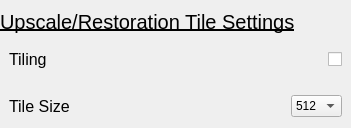
                                <widget class="QWidget" name="upscaleContainer" native="true">
                                 <property name="sizePolicy">
                                  <sizepolicy hsizetype="Preferred" vsizetype="Expanding">
                                   <horstretch>0</horstretch>
                                   <verstretch>0</verstretch>
                                  </sizepolicy>
                                 </property>
                                 <property name="minimumSize">
                                  <size>
                                   <width>351</width>
                                   <height>128</height>
                                  </size>
                                 </property>
                                 <layout class="QVBoxLayout" name="verticalLayout_16">
                                  <property name="spacing">
                                   <number>0</number>
                                  </property>
                                  <property name="leftMargin">
                                   <number>0</number>
                                  </property>
                                  <property name="topMargin">
                                   <number>0</number>
                                  </property>
                                  <property name="rightMargin">
                                   <number>0</number>
                                  </property>
                                  <property name="bottomMargin">
                                   <number>0</number>
                                  </property>
                                  <item>
                                   <widget class="QLabel" name="label_40">
                                    <property name="font">
                                     <font>
                                      <pointsize>15</pointsize>
                                      <underline>true</underline>
                                     </font>
                                    </property>
                                    <property name="text">
                                     <string>Upscale/Restoration Tile Settings</string>
                                    </property>
                                   </widget>
                                  </item>
                                  <item>
                                   <widget class="QWidget" name="tilingContainer" native="true">
                                    <layout class="QHBoxLayout" name="horizontalLayout_16">
                                     <property name="spacing">
                                      <number>6</number>
                                     </property>
                                     <property name="leftMargin">
                                      <number>9</number>
                                     </property>
                                     <property name="topMargin">
                                      <number>0</number>
                                     </property>
                                     <property name="rightMargin">
                                      <number>9</number>
                                     </property>
                                     <property name="bottomMargin">
                                      <number>9</number>
                                     </property>
                                     <item>
                                      <widget class="QLabel" name="label_33">
                                       <property name="font">
                                        <font>
                                         <pointsize>12</pointsize>
                                        </font>
                                       </property>
                                       <property name="text">
                                        <string>Tiling</string>
                                       </property>
                                      </widget>
                                     </item>
                                     <item>
                                      <spacer name="horizontalSpacer_8">
                                       <property name="orientation">
                                        <enum>Qt::Orientation::Horizontal</enum>
                                       </property>
                                       <property name="sizeHint" stdset="0">
                                        <size>
                                         <width>40</width>
                                         <height>20</height>
                                        </size>
                                       </property>
                                      </spacer>
                                     </item>
                                     <item>
                                      <widget class="QLabel" name="label_34">
                                       <property name="maximumSize">
                                        <size>
                                         <width>25</width>
                                         <height>25</height>
                                        </size>
                                       </property>
                                       <property name="toolTip">
                                        <string>&lt;html&gt;&lt;head/&gt;&lt;body&gt;&lt;p&gt;Split up processing upscaled frames into chunks.&lt;/p&gt;&lt;p&gt;Lowers VRAM usage, but also slows down render. &lt;/p&gt;&lt;p&gt;Only use when render failes due to VRAM limits.&lt;/p&gt;&lt;/body&gt;&lt;/html&gt;</string>
                                       </property>
                                       <property name="text">
                                        <string/>
                                       </property>
                                       <property name="pixmap">
                                        <pixmap resource="resources.qrc">:/icons/icons/info.svg</pixmap>
                                       </property>
                                       <property name="scaledContents">
                                        <bool>true</bool>
                                       </property>
                                      </widget>
                                     </item>
                                     <item>
                                      <widget class="QCheckBox" name="tilingCheckBox">
                                       <property name="text">
                                        <string/>
                                       </property>
                                      </widget>
                                     </item>
                                    </layout>
                                   </widget>
                                  </item>
                                  <item>
                                   <widget class="QWidget" name="tileSizeContainer" native="true">
                                    <layout class="QHBoxLayout" name="horizontalLayout_18">
                                     <property name="spacing">
                                      <number>6</number>
                                     </property>
                                     <property name="leftMargin">
                                      <number>9</number>
                                     </property>
                                     <property name="topMargin">
                                      <number>0</number>
                                     </property>
                                     <property name="rightMargin">
                                      <number>9</number>
                                     </property>
                                     <property name="bottomMargin">
                                      <number>0</number>
                                     </property>
                                     <item>
                                      <widget class="QLabel" name="label_32">
                                       <property name="font">
                                        <font>
                                         <pointsize>12</pointsize>
                                        </font>
                                       </property>
                                       <property name="text">
                                        <string>Tile Size</string>
                                       </property>
                                      </widget>
                                     </item>
                                     <item>
                                      <spacer name="horizontalSpacer_7">
                                       <property name="orientation">
                                        <enum>Qt::Orientation::Horizontal</enum>
                                       </property>
                                       <property name="sizeHint" stdset="0">
                                        <size>
                                         <width>40</width>
                                         <height>20</height>
                                        </size>
                                       </property>
                                      </spacer>
                                     </item>
                                     <item>
                                      <widget class="QComboBox" name="tileSizeComboBox">
                                       <item>
                                        <property name="text">
                                         <string>512</string>
                                        </property>
                                       </item>
                                       <item>
                                        <property name="text">
                                         <string>384</string>
                                        </property>
                                       </item>
                                       <item>
                                        <property name="text">
                                         <string>256</string>
                                        </property>
                                       </item>
                                       <item>
                                        <property name="text">
                                         <string>128</string>
                                        </property>
                                       </item>
                                       <item>
                                        <property name="text">
                                         <string>64</string>
                                        </property>
                                       </item>
                                      </widget>
                                     </item>
                                    </layout>
                                   </widget>
                                  </item>
                                 </layout>
                                </widget>
